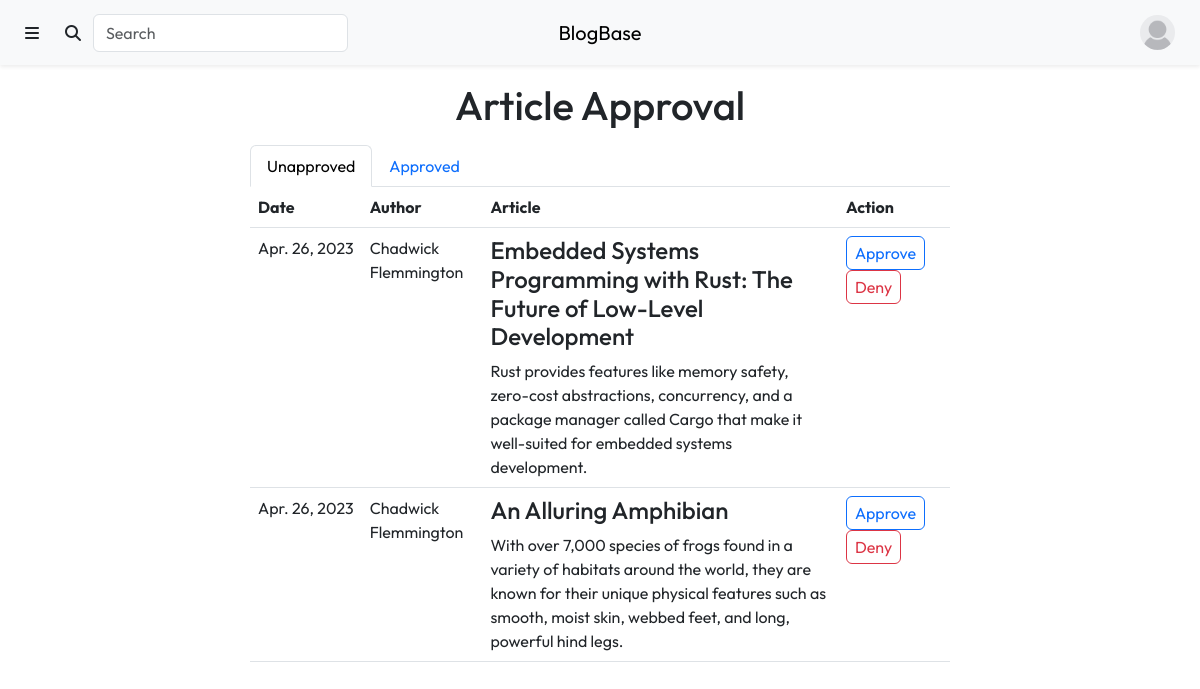
Screenshot of /content/design.php (signed in) with the database file from the repository.
### tables this page shows
CREATE TABLE `Users` (
  `user_id` int(11) NOT NULL,
  `profile_picture` varchar(255) NOT NULL DEFAULT 'anonymous.jpg',
  `username` varchar(50) NOT NULL,
  `first_name` varchar(50) NOT NULL,
  `last_name` varchar(50) NOT NULL,
  `email` varchar(50) NOT NULL,
  `password` varchar(255) NOT NULL,
  `biography` varchar(255) DEFAULT NULL,
  `approved` tinyint(1) NOT NULL DEFAULT 0,
  `reader` tinyint(1) NOT NULL DEFAULT 1,
  `writer` tinyint(1) NOT NULL DEFAULT 0,
  `designer` tinyint(1) NOT NULL DEFAULT 0,
  `advertiser` tinyint(1) NOT NULL DEFAULT 0,
  `admin` tinyint(1) NOT NULL DEFAULT 0
);

CREATE TABLE `Articles` (
  `article_id` int(11) NOT NULL,
  `author_id` int(11) NOT NULL,
  `title` varchar(225) NOT NULL,
  `description` tinytext DEFAULT NULL,
  `lead_image` varchar(255) DEFAULT NULL,
  `content` longblob DEFAULT NULL,
  `submitted` tinyint(1) NOT NULL DEFAULT 0,
  `submit_date` date NOT NULL DEFAULT current_timestamp(),
  `approved` tinyint(1) NOT NULL DEFAULT 0,
  `click_number` int(11) NOT NULL DEFAULT 0
);

### include/user_info.inc.php (called while the page is built, shortened)
<?php
if (isset($_SESSION['username'])) {
    $user_query = "SELECT *
                   FROM Users
                   WHERE username = '" . $_SESSION['username'] . "';";
    $user_result = mysqli_query($con, $user_query);
    $user_info = $user_result->fetch_assoc();
}
?>

### content/design.php (the view, shortened to what this page needs)
<?php
require_once "../include/connect.inc.php";
include_once "../include/user_info.inc.php";
?>
<!DOCTYPE html>
<html lang="en">
    <head>
        <link rel="stylesheet" href="https://cdn.jsdelivr.net/npm/bootstrap@5.3.0-alpha1/dist/css/bootstrap.min.css">
        <link rel="stylesheet" href="https://cdnjs.cloudflare.com/ajax/libs/font-awesome/6.2.1/css/all.min.css">
        <link rel="stylesheet" href="./css/styles.css">
    </head>
    <body>
        <div class="header">
            <?php include "./views/header.php" ?>
        <div class="mt-3 text-center">
            <h1>Article Approval</h1>
        </div>
        <div class="col-10 col-lg-7 mt-3 mx-auto">
            <ul class="nav nav-tabs" id="article-approval-tabs" role="tablist">
                <li class="nav-item" role="presentation">
                    <button class="nav-link active" id="unapproved-tab" data-bs-toggle="tab" data-bs-target="#unapproved-tab-pane" type="button" role="tab" aria-controls="unapproved-tab-pane" aria-selected="true">Unapproved</button>
                </li>
                <li class="nav-item" role="presentation">
                    <button class="nav-link" id="approved-tab" data-bs-toggle="tab" data-bs-target="#approved-tab-pane" type="button" role="tab" aria-controls="approved-tab-pane" aria-selected="true">Approved</button>
                </li>
            </ul>
            <div class="tab-content" id="article-approval-content">
                <div class="tab-pane fade show active" id="unapproved-tab-pane" role="tabpanel" aria-labelledby="unapproved-tab" tabindex="0">
                    <?php
                    $unapproved_query = "SELECT first_name, last_name, article_id, title, description, UNIX_TIMESTAMP(submit_date) as submit_date
                                         FROM Articles, Users
                                         WHERE Articles.approved = 0 AND Articles.submitted = 1 AND Articles.author_id = Users.user_id";
                    $unapproved_result = mysqli_query($con, $unapproved_query);
                    $unapproved_articles = $unapproved_result->fetch_all(MYSQLI_BOTH);
                    ?>
                    <table class="table text-start">
                        <thead>
                            <th scope="col">Date</th>
                            <th scope="col">Author</th>
                            <th scope="col">Article</th>
                            <th scope="col">Action</th>
                        </thead>
                        <tbody>
                            <?php for ($i = 0; $i < $unapproved_result->num_rows; $i++) { ?>
                                <tr>
                                    <td class="text-nowrap">
                                        <?php echo date("M. d, Y", $unapproved_articles[$i]['submit_date']) ?>
                                    </td>
                                    <td>
                                        <?php echo $unapproved_articles[$i]['first_name'] . " " . $unapproved_articles[$i]['last_name'] ?>
                                    </td>
                                    <td>
                                        <h4>
                                            <a class="text-reset text-decoration-none" href="./article.php?id=<?php echo $unapproved_articles[$i]['article_id'] ?>">
                                                <?php echo $unapproved_articles[$i]['title'] ?>
                                            </a>
                                        </h4>
                                        <?php echo $unapproved_articles[$i]['description'] ?>
                                    </td>
                                    <td>
                                        <ul class="list-inline">
                                            <li class="list-inline-item align-middle">
                                                <a class="btn btn-outline-primary px-2 py-1" type="button" href="../include/article_approval.inc.php?approve_id=<?php echo $unapproved_articles[$i]['article_id']; ?>&return_page=design.php">Approve</a>
                                            </li>
                                            <li class="list-inline-item align-middle">
                                                <a class="btn btn-outline-danger px-2 py-1" type="button" href="../include/article_approval.inc.php?deny_id=<?php echo $unapproved_articles[$i]['article_id']; ?>&return_page=design.php">Deny</a>
                                            </li>
                                        </ul>
                                    </td>
                                </tr>
                            <?php } ?>
                        </tbody>
                    </table>
                </div>
            </div>
        </div>
    </body>
</html>

### content/views/header.php (shortened to what this page needs)
<?php include_once "../include/user_info.inc.php"; ?>
<nav class="navbar navbar-expand bg-light shadow-sm">
     <div class="container-fluid">
        <div class="me-auto order-0 order-md-0 col-4">
            <ul class="navbar-nav me-auto">
                <li class="nav-item">
                    <a class="btn" data-bs-toggle="offcanvas" href="#offcanvas-sidebar" role="button" aria-controls="offcanvas-sidebar">
                        <span class="fa-solid fa-bars"></span>
                    </a>
                </li>
                <li class="nav-item d-md-block d-none">
                    <form method="get" action="./search.php" class="input-group rounded">
                        <button class="btn input-group-text rounded" type="submit">
                            <i class="fa-solid fa-search"></i>
                        </button>
                        <input class="form-control rounded" name="query" type="search" placeholder="Search" aria-label="Search">
                    </form>
                </li>
            </ul>
        </div>
        <a class="navbar-brand col-4 mx-auto text-center order-1 order-md-1" href="./index.php">BlogBase</a>
        <div class="navbar ms-auto order-2 col-4 py-0">
            <ul class="navbar-nav ms-auto">
                <?php if (isset($user_info['username'])) { ?>
                    <li class="nav-item">
                        <div class="dropdown">
                            <button class="btn" type="button" data-bs-toggle="dropdown" aria-expanded="false">
                                <img src="./uploads/profile_pictures/<?php echo $user_info['profile_picture']; ?>" class="rounded-circle" style="width:35px; height:35px;">
                            </button>
                        </li>
                    </div>
            <?php } ?>
        </div>
    </div>

### content/css/styles.css (style rules this page uses)
* { font-family: 'Outfit', sans-serif; }

### rows the page displays
users: profile_picture (placeholder picture)
articles: submit_date "Apr. 26, 2023", author.first_name "Chadwick", author.last_name "Flemmington", title "Embedded Systems Programming with Rust: The Future of Low-Level Development", description "Rust provides features like memory safety, zero-cost abstractions, concurrency, and a package manager called Cargo that make it well-suited for embedded systems development."
articles: submit_date "Apr. 26, 2023", author.first_name "Chadwick", author.last_name "Flemmington", title "An Alluring Amphibian", description "With over 7,000 species of frogs found in a variety of habitats around the world, they are known for their unique physical features such as smooth, moist skin, webbed feet, and long, powerful hind legs."
